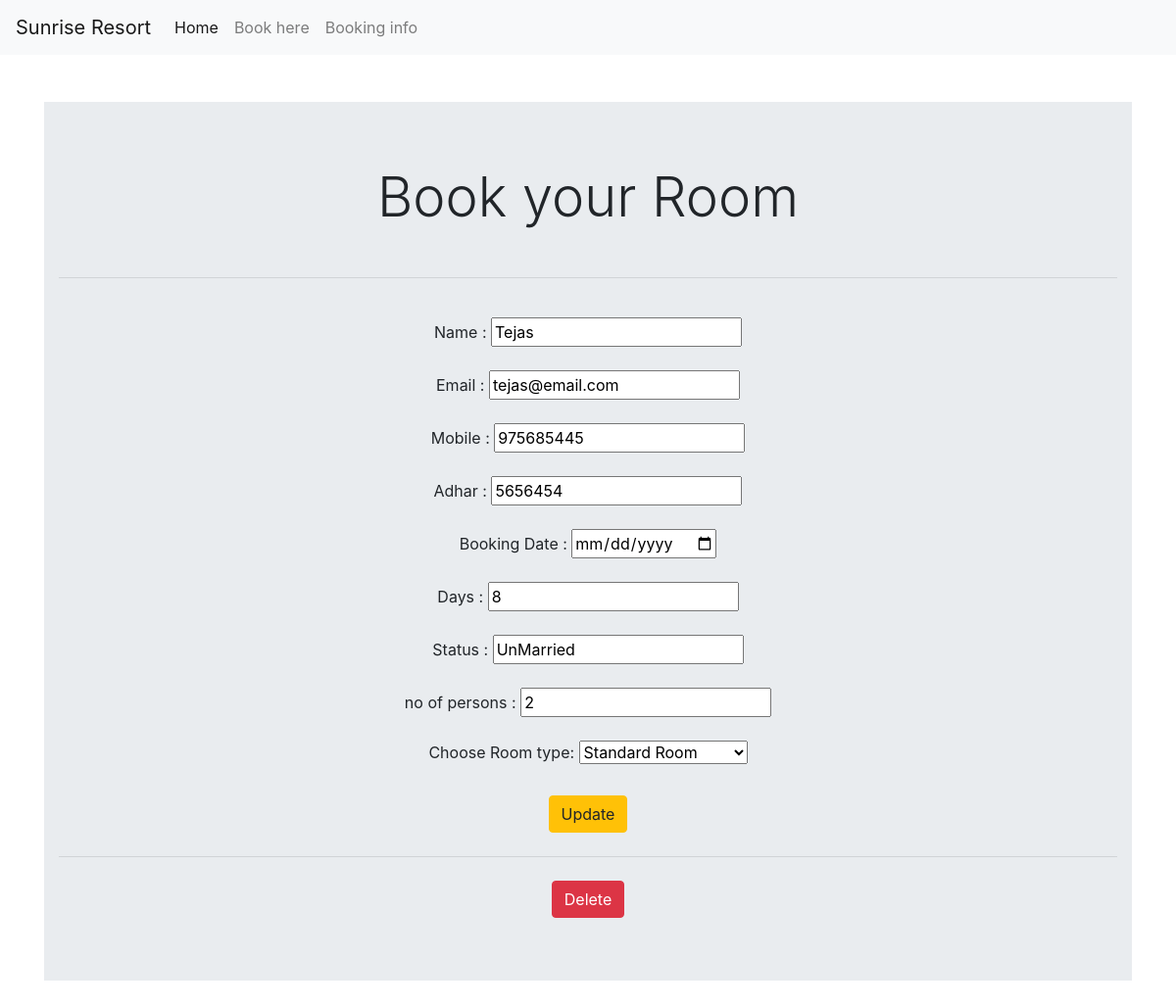
Page /bookingapp/update/5/ on the committed database.
### bookingapp/models.py (models this page shows, shortened)
class Bookings(models.Model):
    ROOM_TYPES= (
        ('SR', 'Standard'),
        ('DR', 'Deluxe'),
        ('SD', 'Super Deluxe'),
        ('TR', 'Tent'),
    )
    booking_id = models.AutoField(primary_key = True)
    Name = models.CharField(max_length= 200)
    mobile = models.CharField(max_length= 100)
    email_id = models.EmailField(max_length= 200)
    days = models.IntegerField()
    adhar_no = models.CharField(max_length= 200)
    booking_date = models.DateTimeField(auto_now_add= True)
    status = models.CharField(max_length= 200)
    no_of_persons = models.IntegerField()
    room_type = models.CharField(max_length= 2, choices = ROOM_TYPES)

### bookingapp/views.py (the view, shortened to what this page needs)
# urls.py: path('update/<int:id>/', update_view),
def update_view(request, id):
    data = Bookings.objects.get(pk = id)
    context ={'data' : data}
    return render(request, 'bookingapp/update.html', context)

### bookingapp/templates/bookingapp/update.html (shortened to what this page needs)
<!DOCTYPE html>
<html lang="en">
<head>
    {% load static %}
    <link rel="stylesheet" href="https://cdn.jsdelivr.net/npm/bootstrap@4.0.0/dist/css/bootstrap.min.css">
    <link rel="stylesheet" href="{% static 'css/style.css'%}">
</head>
<body id ="img_for_back" style="background-image: url(https://img.freepik.com/free-vector/coffee-shop-with-wooden-counter-stools-sofas-tables_107791-3395.jpg?w=2000); ">
  <nav class="navbar navbar-expand-lg navbar-light bg-light">
        <a class="navbar-brand" href="/bookingapp/index/">Sunrise Resort</a>
        <div class="collapse navbar-collapse" id="navbarSupportedContent">
          <ul class="navbar-nav mr-auto">
            <li class="nav-item active">
              <a class="nav-link" href="/bookingapp/index/">Home <span class="sr-only">(current)</span></a>
            </li>
            <li class="nav-item">
              <a class="nav-link" href="/bookingapp/booking/">Book here</a>
            </li>
          </li><li class="nav-item">
            <a class="nav-link" href="/bookingapp/display/">Booking info</a>
          </li>
        </div>
      </nav>
    <br>
    <br>
    <div class="container">
    <div class="jumbotron jumbotron-fluid" style="text-align: center;">
        <div class="container" >
          <h1 class="display-4">Book your Room</h1><br><hr>
          <form action="/bookingapp/update/{data.booking_id}" method="POST">{% csrf_token%}
            <br>
            Name : <input type="text" name="name" value="{{data.Name}}">
            <br><br>
            Email : <input type="email" name="email" value="{{data.email_id}}">
            <br><br>
            Mobile : <input type="text" name="mobile" value="{{data.mobile}}"><br><br>
            Adhar : <input type="text" name="adhar" value="{{data.adhar_no}}">
            <br><br>
            Booking Date : <input type="date" name="date" value="{{data.booking_date}}">
            <br><br>
            Days : <input type="text" name="days" value="{{data.days}}">
            <br><br>
            Status : <input type="text" name="status" value="{{data.status}}">
            <br><br>
            no of persons : <input type="text" name="persons" value="{{data.no_of_persons}}">
            <br><br>
            <label for="rtype">Choose Room type:</label>
            <select name="rtype" id="room">
              <option value="SR">Standard Room</option>
            </select><br><br>
            <button type="submit" class="btn btn-warning"> Update </button>
          </form>
          <hr class="my-4">
          <a href = "/bookingapp/delete/{{data.booking_id}}/" type="button" class="btn btn-danger"> Delete </a>
        </div>
    </div>
    </div>
</body>
</html>

### rows in the picture
Bookings: name "Tejas", email "tejas@email.com", mobile "975685445", adhar "5656454", days "8", status "UnMarried", persons "2"
